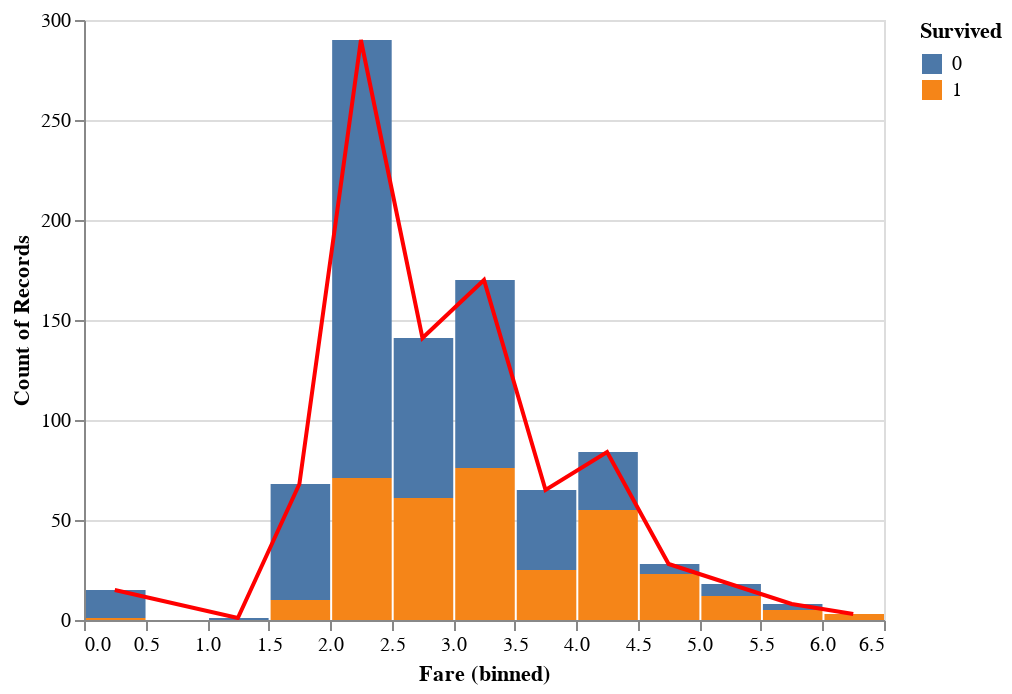

Source (notebook cell):
### Code cell
bar = alt.Chart(df_train).mark_bar().encode(
    alt.X('Fare',bin=alt.Bin(maxbins=20)),
    y = 'count()',
    color = 'Survived:N'
).interactive()
line = alt.Chart(df_train).mark_line(color = 'red').encode(
    alt.X('Fare',bin=alt.Bin(maxbins=20)),
    y = 'count()'
).interactive()
bar + line

### Figure 1 — Vega-Lite specification as saved in the notebook (floating-point values rounded to 4 significant figures; data arrays with more than 128 entries replaced by an {"elided": "..."} marker saying what was removed)
{"config": {"view": {"continuousWidth": 400, "continuousHeight": 300}}, "layer": [{"mark": "bar", "encoding": {"color": {"field": "Survived", "type": "nominal"}, "x": {"bin": {"maxbins": 20}, "field": "Fare", "type": "quantitative"}, "y": {"aggregate": "count", "type": "quantitative"}}, "selection": {"selector013": {"type": "interval", "bind": "scales", "encodings": ["x", "y"]}}}, {"mark": {"type": "line", "color": "red"}, "encoding": {"x": {"bin": {"maxbins": 20}, "field": "Fare", "type": "quantitative"}, "y": {"aggregate": "count", "type": "quantitative"}}, "selection": {"selector014": {"type": "interval", "bind": "scales", "encodings": ["x", "y"]}}}], "data": {"name": "data-7e20af5516ca5367def43cffe16b7999"}, "$schema": "https://vega.github.io/schema/vega-lite/v4.17.0.json", "datasets": {"data-7e20af5516ca5367def43cffe16b7999": {"elided": "891 records"}}}
